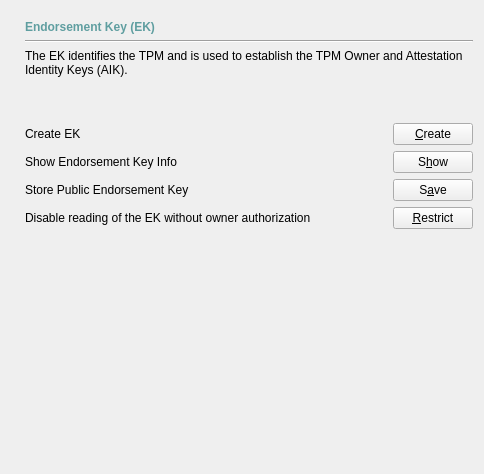
           <widget class="QWidget" name="tab2_22">
            <attribute name="title">
             <string>Identit&amp;y</string>
            </attribute>
            <layout class="QVBoxLayout" name="verticalLayout_26">
             <property name="leftMargin">
              <number>25</number>
             </property>
             <property name="topMargin">
              <number>20</number>
             </property>
             <item>
              <widget class="QLabel" name="label_297">
               <property name="text">
                <string>&lt;html&gt;&lt;head&gt;&lt;meta name=&quot;qrichtext&quot; content=&quot;1&quot; /&gt;&lt;style type=&quot;text/css&quot;&gt;
p, li { white-space: pre-wrap; }
&lt;/style&gt;&lt;/head&gt;&lt;body style=&quot; font-family:'Sans Serif'; font-size:9pt; font-weight:400; font-style:normal;&quot;&gt;
&lt;p style=&quot; margin-top:0px; margin-bottom:0px; margin-left:0px; margin-right:0px; -qt-block-indent:0; text-indent:0px;&quot;&gt;&lt;span style=&quot; font-weight:600; color:#5f9ea0;&quot;&gt;Endorsement Key (EK)&lt;/span&gt;&lt;/p&gt;&lt;/body&gt;&lt;/html&gt;</string>
               </property>
              </widget>
             </item>
             <item>
              <widget class="Line" name="line_16">
               <property name="orientation">
                <enum>Qt::Horizontal</enum>
               </property>
              </widget>
             </item>
             <item>
              <widget class="QLabel" name="label_298">
               <property name="text">
                <string>The EK identifies the TPM and is used to establish the TPM Owner and Attestation Identity Keys (AIK).</string>
               </property>
               <property name="wordWrap">
                <bool>true</bool>
               </property>
              </widget>
             </item>
             <item>
              <spacer name="verticalSpacer_7">
               <property name="orientation">
                <enum>Qt::Vertical</enum>
               </property>
               <property name="sizeType">
                <enum>QSizePolicy::Fixed</enum>
               </property>
               <property name="sizeHint" stdset="0">
                <size>
                 <width>20</width>
                 <height>40</height>
                </size>
               </property>
              </spacer>
             </item>
             <item>
              <layout class="QVBoxLayout" name="verticalLayout_27">
               <item>
                <layout class="QHBoxLayout" name="horizontalLayout_32">
                 <item>
                  <widget class="QLabel" name="label_299">
                   <property name="text">
                    <string>Create EK</string>
                   </property>
                  </widget>
                 </item>
                 <item>
                  <spacer name="horizontalSpacer_8">
                   <property name="orientation">
                    <enum>Qt::Horizontal</enum>
                   </property>
                   <property name="sizeHint" stdset="0">
                    <size>
                     <width>278</width>
                     <height>20</height>
                    </size>
                   </property>
                  </spacer>
                 </item>
                 <item>
                  <widget class="QPushButton" name="myCreateEndorsement">
                   <property name="minimumSize">
                    <size>
                     <width>80</width>
                     <height>0</height>
                    </size>
                   </property>
                   <property name="text">
                    <string>&amp;Create</string>
                   </property>
                  </widget>
                 </item>
                </layout>
               </item>
               <item>
                <layout class="QHBoxLayout" name="horizontalLayout_33">
                 <item>
                  <widget class="QLabel" name="label_300">
                   <property name="text">
                    <string>Show Endorsement Key Info</string>
                   </property>
                  </widget>
                 </item>
                 <item>
                  <spacer name="horizontalSpacer_9">
                   <property name="orientation">
                    <enum>Qt::Horizontal</enum>
                   </property>
                   <property name="sizeHint" stdset="0">
                    <size>
                     <width>168</width>
                     <height>20</height>
                    </size>
                   </property>
                  </spacer>
                 </item>
                 <item>
                  <widget class="QPushButton" name="myShowEndorsement">
                   <property name="minimumSize">
                    <size>
                     <width>80</width>
                     <height>0</height>
                    </size>
                   </property>
                   <property name="text">
                    <string>S&amp;how</string>
                   </property>
                  </widget>
                 </item>
                </layout>
               </item>
               <item>
                <layout class="QHBoxLayout" name="horizontalLayout_34">
                 <item>
                  <widget class="QLabel" name="label_301">
                   <property name="text">
                    <string>Store Public Endorsement Key</string>
                   </property>
                  </widget>
                 </item>
                 <item>
                  <spacer name="horizontalSpacer_10">
                   <property name="orientation">
                    <enum>Qt::Horizontal</enum>
                   </property>
                   <property name="sizeHint" stdset="0">
                    <size>
                     <width>198</width>
                     <height>20</height>
                    </size>
                   </property>
                  </spacer>
                 </item>
                 <item>
                  <widget class="QPushButton" name="mySaveEndorsement">
                   <property name="minimumSize">
                    <size>
                     <width>80</width>
                     <height>0</height>
                    </size>
                   </property>
                   <property name="text">
                    <string>S&amp;ave</string>
                   </property>
                  </widget>
                 </item>
                </layout>
               </item>
               <item>
                <layout class="QHBoxLayout" name="horizontalLayout_35">
                 <item>
                  <widget class="QLabel" name="label_302">
                   <property name="text">
                    <string>Disable reading of the EK without owner authorization</string>
                   </property>
                  </widget>
                 </item>
                 <item>
                  <spacer name="horizontalSpacer_11">
                   <property name="orientation">
                    <enum>Qt::Horizontal</enum>
                   </property>
                   <property name="sizeHint" stdset="0">
                    <size>
                     <width>18</width>
                     <height>20</height>
                    </size>
                   </property>
                  </spacer>
                 </item>
                 <item>
                  <widget class="QPushButton" name="myRestrictEndorsement">
                   <property name="minimumSize">
                    <size>
                     <width>80</width>
                     <height>0</height>
                    </size>
                   </property>
                   <property name="text">
                    <string>&amp;Restrict</string>
                   </property>
                  </widget>
                 </item>
                </layout>
               </item>
              </layout>
             </item>
             <item>
              <spacer name="verticalSpacer_8">
               <property name="orientation">
                <enum>Qt::Vertical</enum>
               </property>
               <property name="sizeHint" stdset="0">
                <size>
                 <width>20</width>
                 <height>234</height>
                </size>
               </property>
              </spacer>
             </item>
            </layout>
           </widget>
